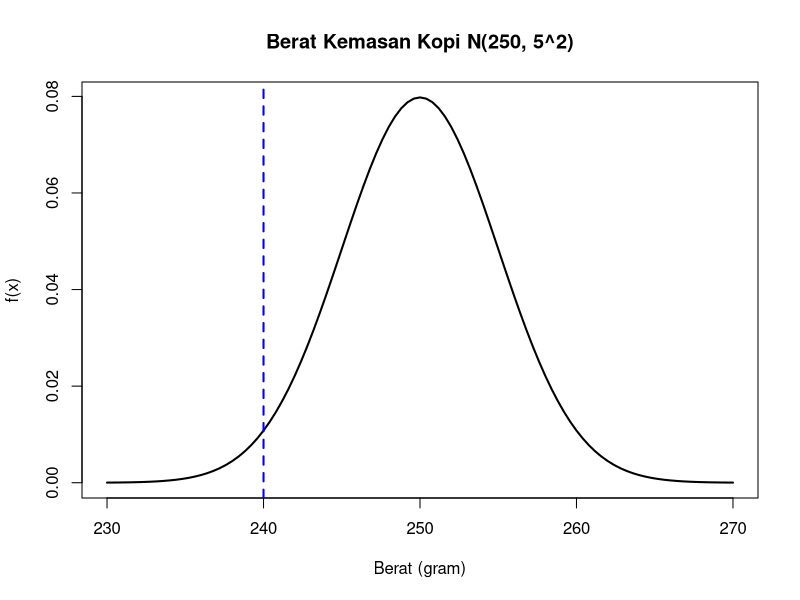

Recreate this plot in R.


# ============================================
# SOAL 1: DISTRIBUSI EKSPONENSIAL
# ============================================

# Rata-rata waktu tunggu = 5 menit
# Ditanya: P(X > 5)

pexp(5, rate = 1/5, lower.tail = FALSE)

# Cara lain untuk menghitung P(X > 5)
1 - pexp(5, rate = 1/5)


# ============================================
# SOAL 2: DISTRIBUSI UNIFORM
# ============================================

# Kereta tiba secara acak antara pukul
# 07.00 sampai 07.20
# Interval waktu = 20 menit

a <- 0
b <- 20

# Ragam teoritis distribusi Uniform
(var_teoritis <- (b - a)^2 / 12)

# Simulasi 1000 waktu tunggu
set.seed(2025)
x <- runif(1000, min = a, max = b)

# Ragam hasil simulasi
var(x)


# ============================================
# SOAL 3: DISTRIBUSI EKSPONENSIAL
# ============================================

# Rata-rata masa pakai sensor = 10 tahun
# Ditanya: P(X < 5)

pexp(5, rate = 1/10)

# Cara lain menghitung P(X < 5)
1 - pexp(5, rate = 1/10, lower.tail = FALSE)


# ============================================
# SOAL 4: DISTRIBUSI NORMAL
# ============================================

# Berat kopi berdistribusi normal
# mean = 250 gram
# standar deviasi = 5 gram

mu <- 250
sigma <- 5

# Proporsi kemasan dengan berat < 240 gram
pnorm(240, mean = mu, sd = sigma)

# Menghitung nilai Z
z <- (240 - mu) / sigma

z

# Menghitung peluang menggunakan nilai Z
pnorm(z)


# Grafik distribusi normal

curve(dnorm(x, mean = mu, sd = sigma),
      from = mu - 4*sigma,
      to = mu + 4*sigma,
      lwd = 2,
      main = "Berat Kemasan Kopi N(250, 5^2)",
      xlab = "Berat (gram)",
      ylab = "f(x)")

# Garis batas underweight = 240 gram
abline(v = 240, col = "blue", lwd = 2, lty = 2)
